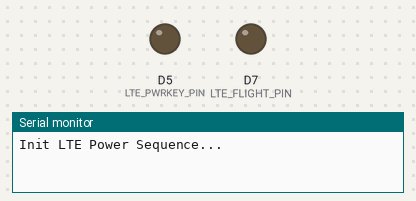
Simulated run of this sketch. Board: Arduino Zero (SAMD21). On the bench: output pins drawn as LEDs (lit = HIGH), the last lines printed to the serial monitor. The modem accepts every AT command (registered, SIM ready, sends succeed) and sends nothing else; not simulated (calls return 0 or success): secrets.h; pins used as bus, display or sensor lines are not drawn.

Above: at 0.1 s.
At 101.5 s:
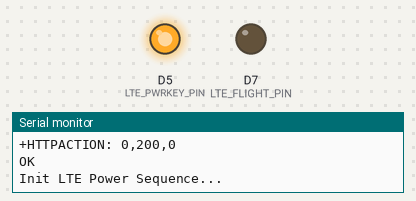
Timing chart, 0 to 104.9 s (numbered marks = the images above):
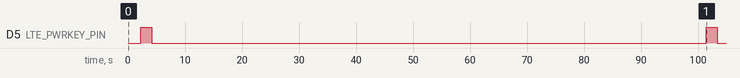

The sketch:

Maduino-HTTP-test.ino
```cpp
#include <Arduino.h>
#include <SD.h>
#include <SPI.h>
#include "secrets.h"

#define DEBUG true

// LTE Control Pins
#define LTE_RESET_PIN 6
#define LTE_PWRKEY_PIN 5
#define LTE_FLIGHT_PIN 7

// #define SD_CS_PIN 4  // Adjust if different
bool first = true;

String Apikey = API_WRITE_KEY; // ThingSpeak API Key

// function prototypes
void resetLTE();
String sendData(String command, const int timeout, boolean debug);
void flushSerial1Input();
void ltePowerSequence();

void setup() {
  SerialUSB.begin(115200);
  Serial1.begin(115200);

  // LTE module power sequence
  pinMode(LTE_RESET_PIN, OUTPUT);
  pinMode(LTE_PWRKEY_PIN, OUTPUT);
  ltePowerSequence();

  SerialUSB.println("Soil Sensor 4G LTE Ready!");
}

void loop() {
  if(!first){  // avoid running this part for a second time on the first loop
    ltePowerSequence();
  } else {
    first = false;
  }

  // Send to ThingSpeak
  sendData("AT+HTTPINIT", 2000, DEBUG);
  String http_str = "AT+HTTPPARA=\"URL\",\"http://api.thingspeak.com/update?api_key=" + Apikey + "&field1=" + String((int)69420) + "\"";
  sendData(http_str, 2000, DEBUG);
  sendData("AT+HTTPPARA=\"CONTENT\",\"application/x-www-form-urlencoded\"", 1000, DEBUG);
  sendData("AT+HTTPACTION=0", 30000, DEBUG);  //TODO: look into decreasing this timeout
  sendData("AT+HTTPTERM", 3000, DEBUG);

  delay(15000);
}

String sendData(String command, const int timeout, boolean debug) {
  String response = "";
  Serial1.println(command);
  long int time = millis();
  while ((time + timeout) > millis()) {
    while (Serial1.available()) {
      char c = Serial1.read();
      response += c;
    }
  }
  if (debug) {
    SerialUSB.print(response);
  }
  return response;
}

void ltePowerSequence(){
  Serial.println("Init LTE Power Sequence...");
  delay(100);
  digitalWrite(LTE_RESET_PIN, HIGH);
  delay(2000);
  digitalWrite(LTE_RESET_PIN, LOW);


  delay(100);
  digitalWrite(LTE_PWRKEY_PIN, HIGH);
  delay(2000);
  digitalWrite(LTE_PWRKEY_PIN, LOW);

  pinMode(LTE_FLIGHT_PIN, OUTPUT);
  digitalWrite(LTE_FLIGHT_PIN, LOW); // Normal mode

  delay(30000); // Wait for LTE module  TODO: Look into decreasing this delay

  // LTE network setup
  sendData("AT+CCID", 3000, DEBUG);
  sendData("AT+CREG?", 3000, DEBUG);
  sendData("AT+CGATT=1", 1000, DEBUG);
  sendData("AT+CGACT=1,1", 1000, DEBUG);
  sendData("AT+CGDCONT=1,\"IP\",\"m2m.com.attz\"", 1000, DEBUG);
  sendData("AT+CGPADDR=1", 3000, DEBUG);          // show pdp address
}
```

Measured:
- by itself, D5 (LTE_PWRKEY_PIN): HIGH → LOW at 4.2 s, → HIGH 97.2 s later, → LOW 2.0 s later
